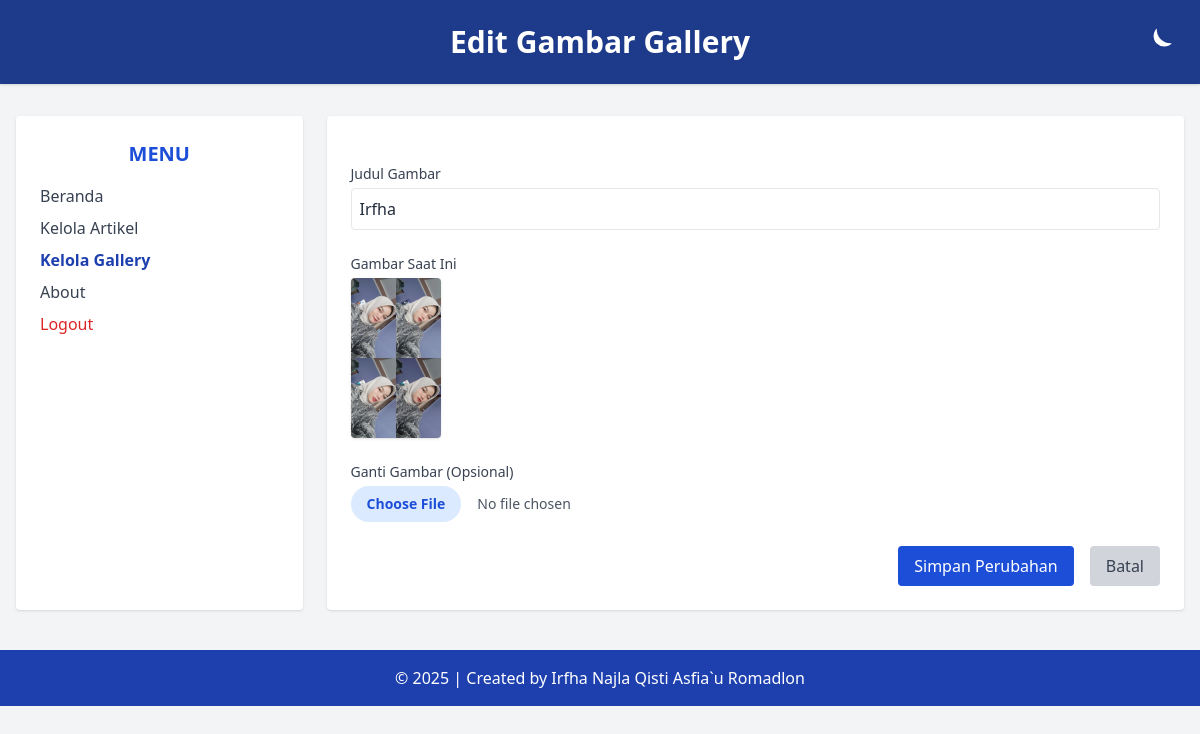
Screenshot of /admin/edit_gallery.php?id_gallery=7 (signed in) with the database file from the repository.
### tables this page shows
CREATE TABLE `tbl_gallery` (
  `id_gallery` int(11) NOT NULL,
  `judul` varchar(100) NOT NULL,
  `foto` varchar(100) NOT NULL
);

### admin/edit_gallery.php (the view, shortened to what this page needs)
<?php
include('../koneksi.php');
$id = $_GET['id_gallery'];
$sql = "SELECT * FROM tbl_gallery WHERE id_gallery = '$id'";
$query = mysqli_query($db, $sql);
$data = mysqli_fetch_array($query);
?>
<!DOCTYPE html>
<html lang="en" class="transition-colors duration-300">
<head>
  <script src="https://cdn.tailwindcss.com"></script>
</head>
<body class="bg-gray-100 dark:bg-gray-900 text-gray-800 dark:text-gray-100 min-h-screen font-sans">
<header class="relative bg-blue-900 dark:bg-gray-800 text-white text-center py-6 shadow">
  <h1 class="text-3xl font-bold">Edit Gambar Gallery</h1>
  <button onclick="toggleDarkMode()" class="absolute right-6 top-6 hover:scale-110 transition" title="Toggle Theme">
    <svg id="icon-moon" xmlns="http://www.w3.org/2000/svg" class="w-9 h-9 fill-current" viewBox="0 0 24 24">
      <path d="M21 12.79A9 9 0 0111.21 3a7 7 0 1010 9.79z" />
    </svg>
  </button>
</header>
<div class="flex max-w-7xl mx-auto mt-8 px-4 gap-6">
  <aside class="w-1/4 bg-white dark:bg-gray-800 rounded shadow p-6">
    <h2 class="text-xl font-semibold text-blue-700 dark:text-blue-400 mb-4 text-center">MENU</h2>
    <ul class="space-y-2 text-gray-700 dark:text-gray-200">
      <li><a href="beranda_admin.php" class="block hover:text-blue-500">Beranda</a></li>
      <li><a href="data_artikel.php" class="block hover:text-blue-500">Kelola Artikel</a></li>
      <li><a href="data_gallery.php" class="block font-semibold text-blue-800 dark:text-blue-300">Kelola Gallery</a></li>
      <li><a href="about.php" class="block hover:text-blue-500">About</a></li>
      <li>
        <a href="logout.php" onclick="return confirm('Apakah anda yakin ingin keluar?');"
           class="block text-red-600 hover:underline font-medium">Logout</a>
      </li>
    </ul>
  </aside>
  <main class="w-3/4 bg-white dark:bg-gray-800 rounded shadow p-6">
    <form action="proses_edit_gallery.php" method="post" enctype="multipart/form-data" class="space-y-6">
      <div>
        <label for="judul" class="block text-sm font-medium text-gray-700 dark:text-gray-300 mb-1">Judul Gambar</label>
        <input type="text" id="judul" name="judul" required
               value="<?php echo htmlspecialchars($data['judul']); ?>"
               class="w-full p-2 border rounded focus:outline-none focus:ring focus:border-blue-500 bg-white dark:bg-gray-700 dark:text-white">
      </div>
      <div>
        <label class="block text-sm font-medium text-gray-700 dark:text-gray-300 mb-1">Gambar Saat Ini</label>
        <img src="../images/<?php echo $data['foto']; ?>" class="h-40 rounded shadow mb-3" alt="Foto Lama">
      </div>
      <div>
        <label for="foto" class="block text-sm font-medium text-gray-700 dark:text-gray-300 mb-1">Ganti Gambar (Opsional)</label>
        <input type="file" id="foto" name="foto" accept="image/*"
               class="block w-full text-sm text-gray-600 dark:text-gray-100 file:mr-4 file:py-2 file:px-4 file:rounded-full file:border-0 file:text-sm file:font-semibold file:bg-blue-100 file:text-blue-700 hover:file:bg-blue-200">
      </div>
      <div class="flex justify-end space-x-4">
        <button type="submit"
                class="bg-blue-700 text-white px-4 py-2 rounded hover:bg-blue-800 transition">Simpan Perubahan</button>
        <a href="data_gallery.php"
           class="bg-gray-300 dark:bg-gray-700 text-gray-700 dark:text-gray-100 px-4 py-2 rounded hover:bg-gray-400 dark:hover:bg-gray-600 transition">Batal</a>
      </div>
    </form>
  </main>
</div>
<footer class="bg-blue-800 dark:bg-gray-800 text-white text-center py-4 mt-10">
  &copy; <?php echo date('Y'); ?> | Created by Irfha Najla Qisti Asfia`u Romadlon
</footer>
</body>
</html>

### rows the page displays
tbl_gallery: judul "Irfha", foto (picture)
